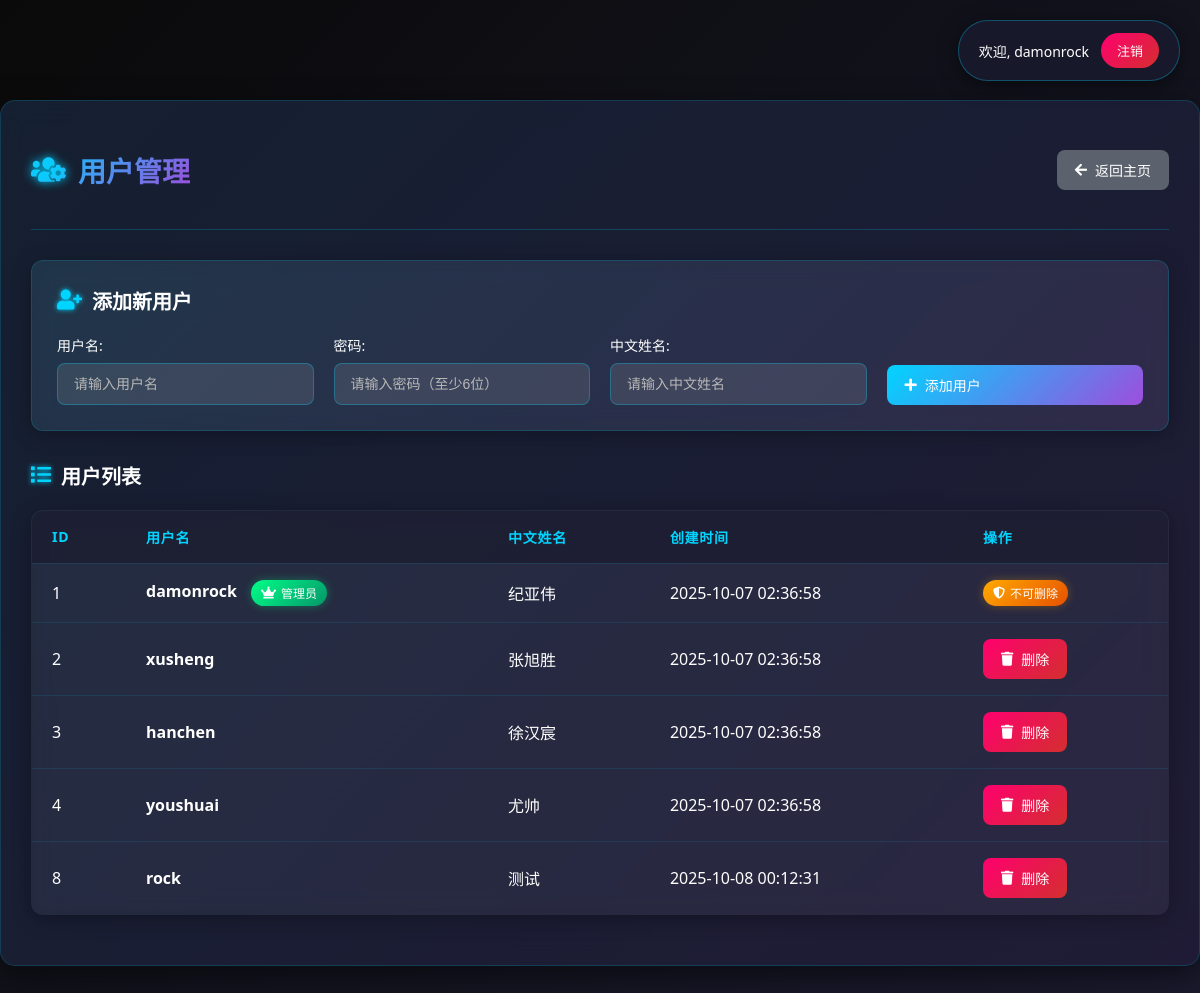
Page /admin/users (signed in) on the committed database.
### tables this page shows
CREATE TABLE users (
            id INTEGER PRIMARY KEY AUTOINCREMENT,
            username TEXT UNIQUE NOT NULL,
            password_hash TEXT NOT NULL,
            created_at TIMESTAMP DEFAULT CURRENT_TIMESTAMP
        , chinese_name TEXT);

### routes/admin.py (the view)
@admin_bp.route('/users')
@login_required
@admin_required
def user_management():
    LogService.log(
        action="访问用户管理页面",
        resource="用户管理",
        log_type="user",
        level="info"
    )
    users = AuthService.get_all_users()
    return render_template('admin/users.html', users=users)

### core/auth.py (called while the page is built, shortened)
def is_logged_in():
    return 'username' in session

def login_required(f):
    from functools import wraps
    @wraps(f)
    def decorated_function(*args, **kwargs):
        if not is_logged_in():
            return redirect(url_for('auth.login', next=request.url))
        return f(*args, **kwargs)
    return decorated_function

def admin_required(f):
    from functools import wraps
    @wraps(f)
    def decorated_function(*args, **kwargs):
        if not is_logged_in():
            return redirect(url_for('auth.login', next=request.url))
        return f(*args, **kwargs)
    return decorated_function

### core/auth_service.py (called while the page is built)
    @staticmethod
    def get_all_users():
        return User.get_all_users()

### core/database.py (called while the page is built)
def get_db_connection():
    conn = sqlite3.connect(DB_PATH)
    conn.row_factory = sqlite3.Row  # 使结果可以通过列名访问
    return conn

def get_user(username):
    conn = get_db_connection()
    cursor = conn.cursor()
    cursor.execute('SELECT * FROM users WHERE username = ?', (username,))
    user = cursor.fetchone()
    conn.close()
    return user

def get_all_users():
    conn = get_db_connection()
    cursor = conn.cursor()
    cursor.execute('SELECT * FROM users')
    users = cursor.fetchall()
    conn.close()
    return users

def add_log(user_id, username, action, resource=None, details=None,
           ip_address=None, user_agent=None, log_type='user', level='info'):
    conn = get_db_connection()
    cursor = conn.cursor()
    try:
        beijing_time = datetime.utcnow() + timedelta(hours=8)
        timestamp_str = beijing_time.strftime('%Y-%m-%d %H:%M:%S')
        cursor.execute(
            '''INSERT INTO logs
               (timestamp, user_id, username, action, resource, details, ip_address, user_agent, log_type, level)
               VALUES (?, ?, ?, ?, ?, ?, ?, ?, ?, ?)''',
            (timestamp_str, user_id, username, action, resource, details, ip_address, user_agent, log_type, level)
        )
        conn.commit()
        return True
    except Exception as e:
        print(f"添加日志失败: {e}")
        return False
    finally:
        conn.close()

### core/user_model.py (called while the page is built)
    @staticmethod
    def get_all_users():
        users_data = get_all_users()
        return [
            User(
                username=user['username'],
                password_hash=user['password_hash'],
                user_id=user['id'],
                chinese_name=user['chinese_name'],
                created_at=user['created_at']
            ) for user in users_data
        ]

### templates/admin/users.html (shortened to what this page needs)
<!DOCTYPE html>
<html lang="zh">
<head>
    <link rel="stylesheet" href="{{ url_for('static', filename='cyber-theme.css') }}">
    <link rel="stylesheet" href="https://cdnjs.cloudflare.com/ajax/libs/font-awesome/5.15.3/css/all.min.css">
</head>
<body>
    <div class="user-info">
        <span>欢迎, {{ session.username }}</span>
        <a href="{{ url_for('auth.logout') }}" class="logout-btn">注销</a>
    </div>
    <div class="user-management-container">
        <div class="header">
            <h1><i class="fas fa-users-cog"></i> 用户管理</h1>
            <div>
                <a href="{{ url_for('main.home') }}" class="btn btn-secondary">
                    <i class="fas fa-arrow-left"></i> 返回主页
                </a>
            </div>
        </div>
        <div class="add-user-form">
            <div class="section-title">
                <i class="fas fa-user-plus"></i> 添加新用户
            </div>
            <form method="POST" action="{{ url_for('admin.add_user') }}">
                <div class="form-group">
                    <div class="form-field">
                        <label for="username">用户名:</label>
                        <input type="text" id="username" name="username" placeholder="请输入用户名" required>
                    </div>
                    <div class="form-field">
                        <label for="password">密码:</label>
                        <input type="password" id="password" name="password" placeholder="请输入密码（至少6位）" required minlength="6">
                    </div>
                    <div class="form-field">
                        <label for="chinese_name">中文姓名:</label>
                        <input type="text" id="chinese_name" name="chinese_name" placeholder="请输入中文姓名">
                    </div>
                    <button type="submit" class="btn btn-primary">
                        <i class="fas fa-plus"></i> 添加用户
                    </button>
                </div>
            </form>
        </div>
        <div class="section-title">
            <i class="fas fa-list"></i> 用户列表
        </div>
        <table class="user-table">
            <thead>
                <tr>
                    <th>ID</th>
                    <th>用户名</th>
                    <th>中文姓名</th>
                    <th>创建时间</th>
                    <th>操作</th>
                </tr>
            </thead>
            <tbody>
                {% for user in users %}
                <tr>
                    <td>{{ user.id }}</td>
                    <td>
                        <strong>{{ user.username }}</strong>
                        {% if user.username == 'damonrock' %}
                            <span class="admin-badge">
                                <i class="fas fa-crown"></i> 管理员
                            </span>
                        {% endif %}
                    </td>
                    <td>{{ user.chinese_name if user.chinese_name else '未设置' }}</td>
                    <td>{{ user.created_at if user.created_at else '未知' }}</td>
                    <td>
                        <div class="actions">
                            {% if user.username != 'damonrock' %}
                            <form method="POST" action="{{ url_for('admin.delete_user', user_id=user.id) }}" style="display: inline;">
                                <button type="submit"
                                        onclick="return confirm('确定要删除用户 {{ user.username }} 吗？此操作不可恢复！')"
                                        class="btn btn-danger"
                                        title="删除用户">
                                    <i class="fas fa-trash"></i> 删除
                                </button>
                            </form>
                            {% else %}
                            <span class="protected-badge">
                                <i class="fas fa-shield-alt"></i> 不可删除
                            </span>
                            {% endif %}
                        </div>
                    </td>
                </tr>
                {% endfor %}
            </tbody>
        </table>
    </div>
</body>
</html>

### static/cyber-theme.css (style rules this page uses)
:root { --deep-space-1: #0a0a0a; --deep-space-2: #1a1a2e; --deep-space-3: #16213e; --deep-space-4: #0f3460; --neon-blue: #00d4ff; --neon-purple: #9d4edd; --neon-pink: #ff006e; --neon-cyan: #00ff88; --text-primary: #ffffff; --text-secondary: #b8b8b8; --text-muted: #6c757d; --success-color: #00ff88; --warning-color: #ffaa00; --error-color: #ff006e; --transition-fast: 0.2s; --transition-normal: 0.3s; --transition-slow: 0.5s; --shadow-neon-blue: 0 0 10px #00d4ff, 0 0 20px #00d4ff, 0 0 30px #00d4ff; --shadow-neon-purple: 0 0 10px #9d4edd, 0 0 20px #9d4edd, 0 0 30px #9d4edd; --shadow-dark: 0 4px 20px rgba(0, 0, 0, 0.5); }
body { background: linear-gradient(135deg, var(--deep-space-1) 0%, var(--deep-space-2) 100%); color: var(--text-primary); font-family: 'Segoe UI', Tahoma, Geneva, Verdana, sans-serif; margin: 0; padding: 0; min-height: 100vh; overflow-x: hidden; }
.user-info { background: rgba(255, 255, 255, 0.05); backdrop-filter: blur(10px); border: 1px solid rgba(0, 212, 255, 0.3); border-radius: 30px; padding: 8px 20px; display: flex; align-items: center; gap: 12px; transition: all var(--transition-normal) ease; cursor: pointer; }

### rows in the picture
users: username "damonrock", id "1", shows "管理员", chinese_name "纪亚伟", created_at "2025-10-07 02:36:58", shows "不可删除"
users: id "2", username "xusheng", chinese_name "张旭胜", created_at "2025-10-07 02:36:58"
users: id "3", username "hanchen", chinese_name "徐汉宸", created_at "2025-10-07 02:36:58"
users: id "4", username "youshuai", chinese_name "尤帅", created_at "2025-10-07 02:36:58"
users: id "8", username "rock", chinese_name "测试", created_at "2025-10-08 00:12:31"
